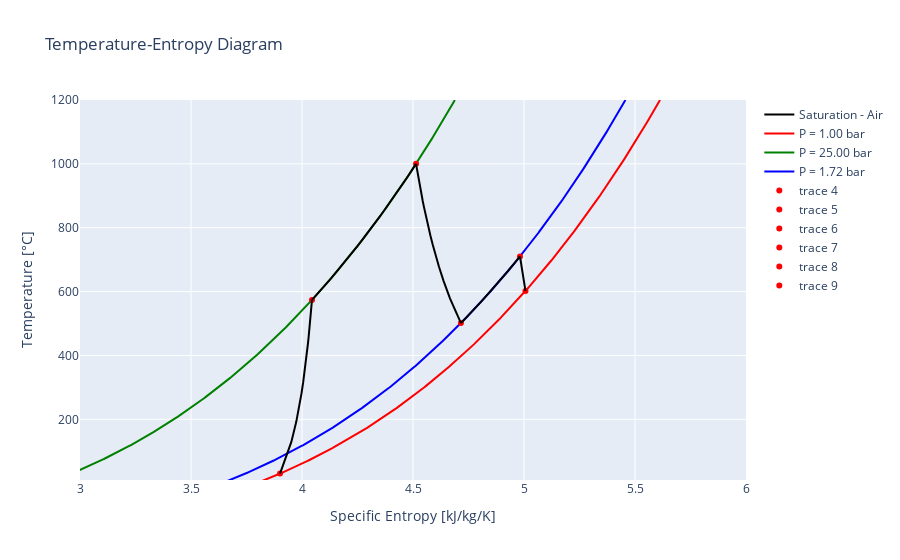

Notebook code cell kept with this figure:
### Markdown cell above
## Plotting TS diagrams

### Code cell
fig = plot_saturation_curve(gas_states[-1])
add_isobaric_process_to_plot(
    gas_states[-1], gas_states[0].pressure, fig, line_style={"color": "red"}
)
add_isobaric_process_to_plot(
    gas_states[-1], gas_states[1].pressure, fig, line_style={"color": "green"}
)
add_isobaric_process_to_plot(
    gas_states[-1], gas_states[3].pressure, fig, line_style={"color": "blue"}
)

for state in gas_states:
    mark_state_ts(state, fig)

plot_compression_process(
    gas_states[0], gas_states[1], GAS_COMPRESSOR_EFFICIENCY, fig
)
plot_isobaric_process(gas_states[1], gas_states[2], fig)
plot_expansion_process(
    gas_states[2], gas_states[3], GAS_TURBINE_C_EFFICIENCY, fig
)
plot_isobaric_process(gas_states[3], gas_states[4], fig)
plot_expansion_process(
    gas_states[4], gas_states[5], GAS_TURBINE_P_EFFICIENCY, fig
)

fig.update_layout(yaxis_range=[gas_states[0].temperature - 20, gas_states[2].temperature + 200], xaxis_range=[3, 6])

fig.show()

### Figure 1 — Plotly figure (JSON) as saved in the notebook; plotly's stock layout.template omitted (floating-point values rounded to 4 significant figures; data arrays with more than 128 entries replaced by an {"elided": "..."} marker saying what was removed)
{"data": [{"line": {"color": "black"}, "name": "Saturation - Air", "type": "scatter", "x": [-0.5301, -0.4835, -0.4379, -0.3935, -0.35, -0.3075, -0.2659, -0.2251, -0.1851, -0.1459, -0.1075, -0.0697, -0.03258, 0.003927, 0.03985, 0.07522, 0.1101, 0.1444, 0.1783, 0.2118, 0.2449, 0.2776, 0.3099, 0.342, 0.3737, 0.4052, 0.4364, 0.4675, 0.4984, 0.5291, 0.5597, 0.5903, 0.6208, 0.6513, 0.6818, 0.7125, 0.7433, 0.7744, 0.8057, 0.8374, 0.8697, 0.9026, 0.9365, 0.9715, 1.008, 1.047, 1.09, 1.139, 1.203, 1.358, 1.493, 1.615, 1.676, 1.723, 1.762, 1.797, 1.829, 1.858, 1.886, 1.912, 1.937, 1.962, 1.986, 2.009, 2.032, 2.055, 2.077, 2.1, 2.123, 2.145, 2.168, 2.192, 2.215, 2.239, 2.264, 2.289, 2.314, 2.341, 2.368, 2.396, 2.425, 2.455, 2.486, 2.519, 2.553, 2.588, 2.625, 2.664, 2.704, 2.747, 2.792, 2.839, 2.89, 2.943, 2.999, 3.059, 3.122, 3.189, 3.261, 3.338], "y": [-213.4, -211.9, -210.4, -208.9, -207.5, -206.0, -204.5, -203.0, -201.5, -200.0, -198.5, -197.1, -195.6, -194.1, -192.6, -191.1, -189.6, -188.1, -186.7, -185.2, -183.7, -182.2, -180.7, -179.2, -177.8, -176.3, -174.8, -173.3, -171.8, -170.3, -168.8, -167.4, -165.9, -164.4, -162.9, -161.4, -159.9, -158.4, -157.0, -155.5, -154.0, -152.5, -151.0, -149.5, -148.1, -146.6, -145.1, -143.6, -142.1, -140.6, -140.6, -142.1, -143.6, -145.1, -146.6, -148.1, -149.5, -151.0, -152.5, -154.0, -155.5, -157.0, -158.4, -159.9, -161.4, -162.9, -164.4, -165.9, -167.4, -168.8, -170.3, -171.8, -173.3, -174.8, -176.3, -177.8, -179.2, -180.7, -182.2, -183.7, -185.2, -186.7, -188.1, -189.6, -191.1, -192.6, -194.1, -195.6, -197.1, -198.5, -200.0, -201.5, -203.0, -204.5, -206.0, -207.5, -208.9, -210.4, -211.9, -213.4]}, {"connectgaps": true, "line": {"color": "red"}, "name": "P = 1.00 bar", "type": "scatter", "x": {"elided": "500 float values"}, "y": {"elided": "500 float values"}}, {"connectgaps": true, "line": {"color": "green"}, "name": "P = 25.00 bar", "type": "scatter", "x": {"elided": "500 float values"}, "y": {"elided": "500 float values"}}, {"connectgaps": true, "line": {"color": "blue"}, "name": "P = 1.72 bar", "type": "scatter", "x": {"elided": "500 float values"}, "y": {"elided": "500 float values"}}, {"marker": {"color": "red"}, "mode": "markers", "type": "scatter", "x": [3.901], "y": [30]}, {"marker": {"color": "red"}, "mode": "markers", "type": "scatter", "x": [4.045], "y": [573.8]}, {"marker": {"color": "red"}, "mode": "markers", "type": "scatter", "x": [4.514], "y": [1000.0]}, {"marker": {"color": "red"}, "mode": "markers", "type": "scatter", "x": [4.716], "y": [501.4]}, {"marker": {"color": "red"}, "mode": "markers", "type": "scatter", "x": [4.982], "y": [710]}, {"marker": {"color": "red"}, "mode": "markers", "type": "scatter", "x": [5.007], "y": [602.1]}, {"line": {"color": "black"}, "showlegend": false, "type": "scatter", "x": [3.901, 3.952, 3.974, 3.988, 3.998, 4.005, 4.011, 4.016, 4.02, 4.024, 4.027, 4.03, 4.032, 4.034, 4.037, 4.039, 4.04, 4.042, 4.044, 4.045], "y": [30.0, 129.2, 193.0, 241.4, 281.1, 314.9, 344.5, 370.9, 394.9, 416.8, 437.0, 455.9, 473.5, 490.1, 505.8, 520.7, 534.9, 548.4, 561.4, 573.8]}, {"line": {"color": "black"}, "showlegend": false, "type": "scatter", "x": {"elided": "200 float values"}, "y": {"elided": "200 float values"}}, {"line": {"color": "black"}, "showlegend": false, "type": "scatter", "x": [4.514, 4.517, 4.52, 4.523, 4.527, 4.53, 4.534, 4.539, 4.544, 4.549, 4.555, 4.562, 4.57, 4.578, 4.589, 4.601, 4.617, 4.637, 4.667, 4.716], "y": [1000.0, 987.7, 974.8, 961.5, 947.4, 932.7, 917.3, 900.9, 883.6, 865.2, 845.4, 824.1, 800.9, 775.5, 747.3, 715.3, 678.4, 634.4, 578.8, 501.4]}, {"line": {"color": "black"}, "showlegend": false, "type": "scatter", "x": {"elided": "200 float values"}, "y": {"elided": "200 float values"}}, {"line": {"color": "black"}, "showlegend": false, "type": "scatter", "x": [4.982, 4.983, 4.984, 4.985, 4.986, 4.987, 4.988, 4.989, 4.99, 4.992, 4.993, 4.994, 4.996, 4.997, 4.998, 5.0, 5.002, 5.003, 5.005, 5.007], "y": [710.0, 705.3, 700.5, 695.7, 690.7, 685.7, 680.5, 675.3, 669.9, 664.5, 658.9, 653.2, 647.3, 641.3, 635.2, 628.9, 622.5, 615.9, 609.1, 602.1]}], "layout": {"title": {"text": "Temperature-Entropy Diagram"}, "xaxis": {"range": [3, 6], "title": {"text": "Specific Entropy [kJ/kg/K]"}}, "yaxis": {"range": [10, 1200], "title": {"text": "Temperature [°C]"}}}}
